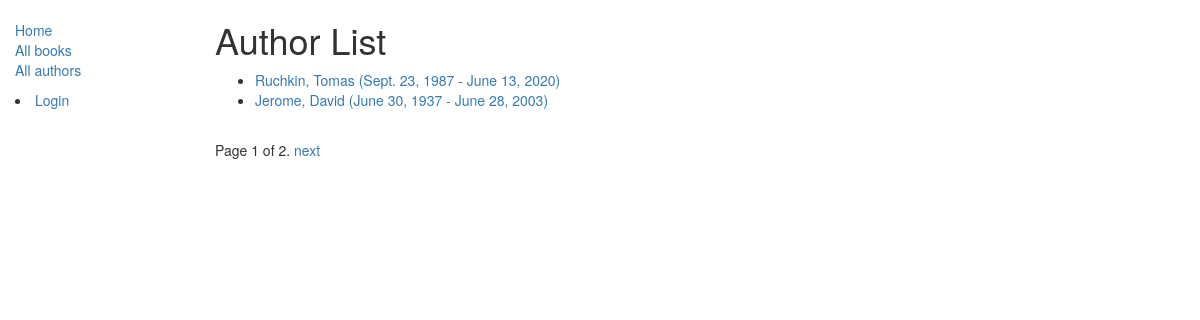
Screenshot of /catalog/authors/ with the database file from the repository.
### catalog/models.py (models this page shows)
class Author(models.Model):
    first_name = models.CharField(max_length=100)
    last_name = models.CharField(max_length=100)
    date_of_birth = models.DateField(null=True, blank=True)
    date_of_death = models.DateField('Died', null=True, blank=True)
    def get_absolute_url(self):
        return reverse('author-detail', args=[str(self.id)])
    def __str__(self):
        return '{0}, {1}'.format(self.last_name, self.first_name)

### catalog/views.py (the view)
class AuthorListView(generic.ListView):
    model = Author
    paginate_by = 2

### catalog/templates/catalog/Author_list.html
{% extends "base_generic.html" %}
    {% block content %}
    <h1>Author List</h1>
    {% if author_list %}
        <ul>
    {% for author in author_list %}
    <li>
        <a href="{{ author.get_absolute_url }}">{{ author }} ({{author.date_of_birth}} - {% if author.date_of_death %}{{author.date_of_death}}{% endif %})</a>
    </li>
    {% endfor %}
    </ul>
    {% else %}
        <p>There are no books in the library.</p>
    {% endif %}
{% endblock %}

### rows the page displays
Author: last_name+first_name "Ruchkin, Tomas", date_of_birth "Sept. 23, 1987", date_of_death "June 13, 2020"
Author: last_name+first_name "Jerome, David", date_of_birth "June 30, 1937", date_of_death "June 28, 2003"

### other values shown
{{ page_obj.number }} "1"
{{ page_obj.paginator.num_pages }} "2"
